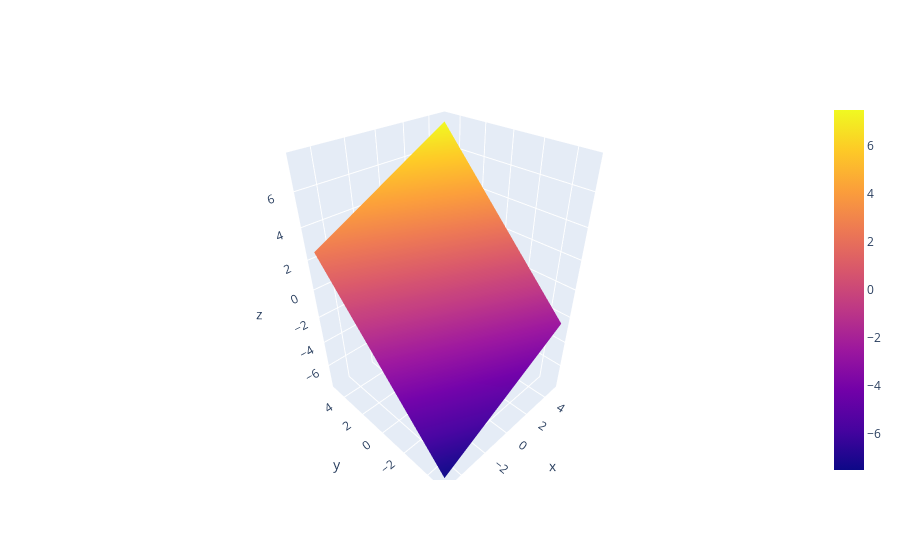

The notebook cell this image was saved under:
### Code cell
fig = go.Figure(data=[go.Surface(z=z, x=x, y=y)])
# fig.update_scenes(yaxis_autorange="reversed")
fig.update_scenes(yaxis_autorange="reversed", xaxis_autorange="reversed")
# fig.show()
